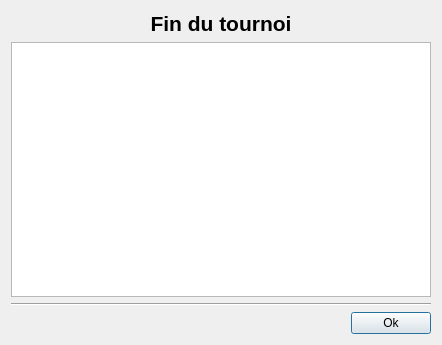
<?xml version="1.0" encoding="UTF-8"?>
<ui version="4.0">
 <class>WinUI</class>
 <widget class="QDialog" name="WinUI">
  <property name="geometry">
   <rect>
    <x>0</x>
    <y>0</y>
    <width>442</width>
    <height>345</height>
   </rect>
  </property>
  <property name="windowTitle">
   <string>Dialog</string>
  </property>
  <layout class="QVBoxLayout" name="verticalLayout">
   <item>
    <widget class="QLabel" name="label">
     <property name="text">
      <string>&lt;!DOCTYPE HTML PUBLIC &quot;-//W3C//DTD HTML 4.0//EN&quot; &quot;http://www.w3.org/TR/REC-html40/strict.dtd&quot;&gt;
&lt;html&gt;&lt;head&gt;&lt;meta name=&quot;qrichtext&quot; content=&quot;1&quot; /&gt;&lt;style type=&quot;text/css&quot;&gt;
p, li { white-space: pre-wrap; }
&lt;/style&gt;&lt;/head&gt;&lt;body style=&quot; font-family:'MS Shell Dlg 2'; font-size:8.25pt; font-weight:400; font-style:normal;&quot;&gt;
&lt;p align=&quot;center&quot; style=&quot; margin-top:0px; margin-bottom:0px; margin-left:0px; margin-right:0px; -qt-block-indent:0; text-indent:0px;&quot;&gt;&lt;span style=&quot; font-size:16pt; font-weight:600;&quot;&gt;Fin du tournoi&lt;/span&gt;&lt;/p&gt;&lt;/body&gt;&lt;/html&gt;</string>
     </property>
     <property name="textFormat">
      <enum>Qt::RichText</enum>
     </property>
    </widget>
   </item>
   <item>
    <widget class="QGraphicsView" name="TournamentGraph"/>
   </item>
   <item>
    <widget class="Line" name="line">
     <property name="orientation">
      <enum>Qt::Horizontal</enum>
     </property>
    </widget>
   </item>
   <item>
    <layout class="QHBoxLayout" name="horizontalLayout">
     <item>
      <spacer name="horizontalSpacer">
       <property name="orientation">
        <enum>Qt::Horizontal</enum>
       </property>
       <property name="sizeHint" stdset="0">
        <size>
         <width>40</width>
         <height>20</height>
        </size>
       </property>
      </spacer>
     </item>
     <item>
      <widget class="QPushButton" name="pushButton">
       <property name="text">
        <string>Ok</string>
       </property>
      </widget>
     </item>
    </layout>
   </item>
  </layout>
 </widget>
 <resources/>
 <connections>
  <connection>
   <sender>pushButton</sender>
   <signal>clicked()</signal>
   <receiver>WinUI</receiver>
   <slot>accept()</slot>
   <hints>
    <hint type="sourcelabel">
     <x>387</x>
     <y>328</y>
    </hint>
    <hint type="destinationlabel">
     <x>431</x>
     <y>341</y>
    </hint>
   </hints>
  </connection>
 </connections>
</ui>
